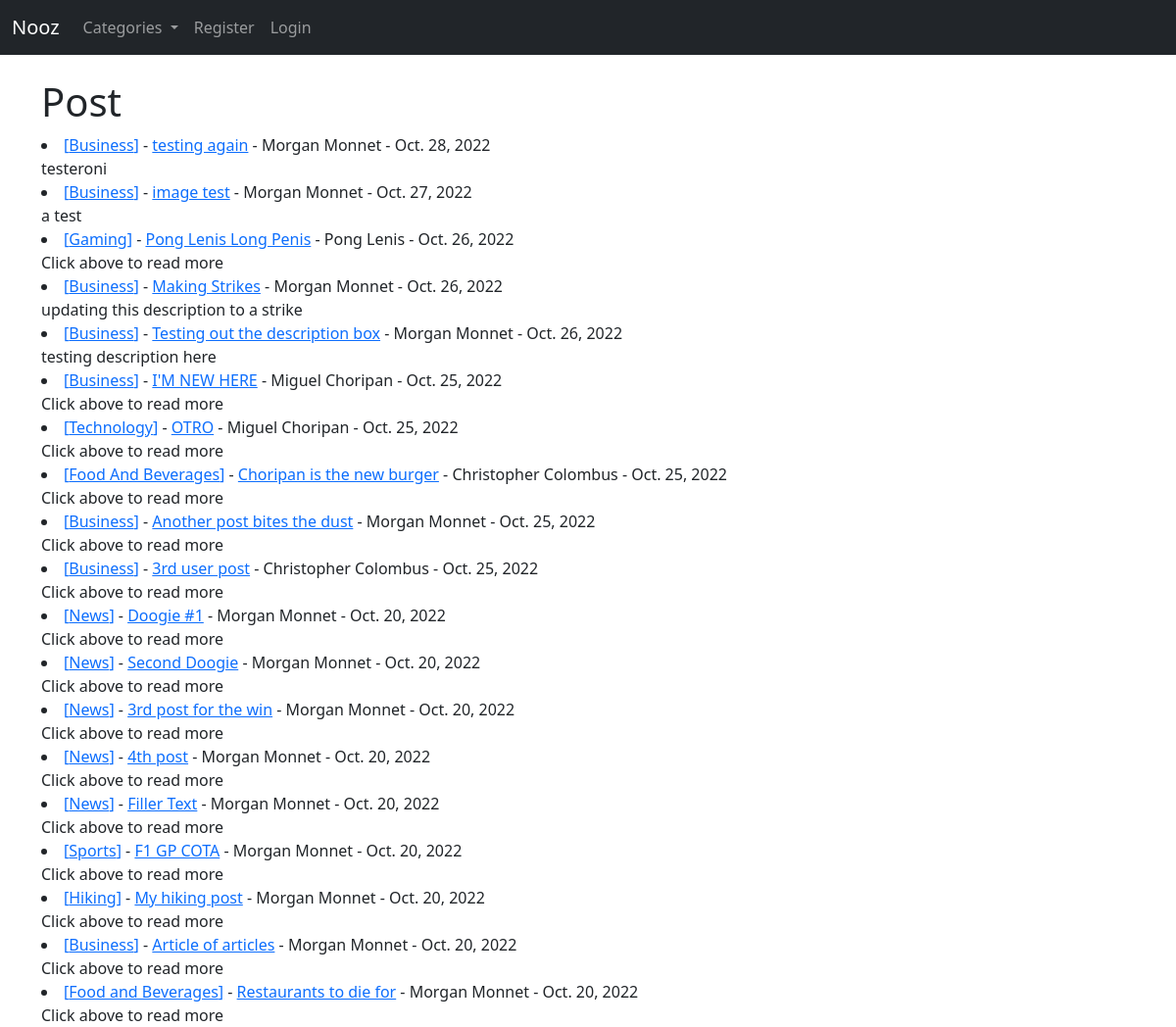
/, run on an earlier commit of the app's database.
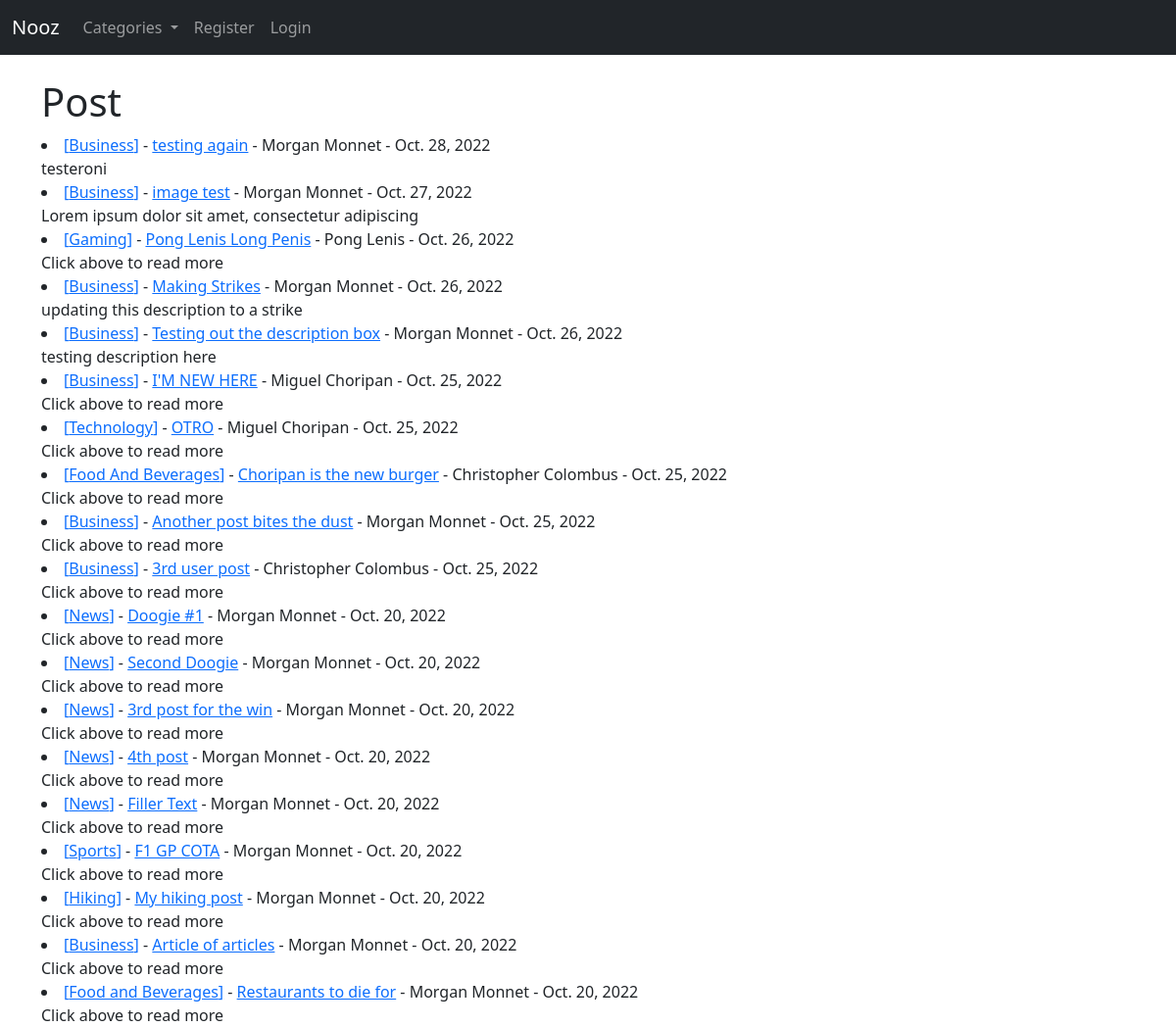
And on a later commit of the database.
### nooz2/models.py (models this page shows, shortened)
class Post(models.Model):
    title = models.CharField(max_length=255)
    title_tag = models.CharField(max_length=255)
    header_image = models.ImageField(null=True, blank=True, upload_to="images/")
    description = models.CharField(max_length=50)
    author = models.ForeignKey(User, on_delete=models.CASCADE)
    body = RichTextField(blank=True, null=True)
    timestamp = models.DateField(auto_now_add=True)
    category = models.CharField(max_length=255, default='News')
    likes = models.ManyToManyField(User, related_name='post_user')

### nooz2/views.py (the view)
# urls.py: path('', HomeView.as_view(), name="home"),
class HomeView(ListView):
    model = Post
    template_name = 'home.html'
    ordering = ['-timestamp']
    def get_context_data(self, *args, **kwargs):
        category_menu = Category.objects.all()
        context = super(HomeView, self).get_context_data(*args, **kwargs)
        context ["category_menu"] = category_menu
        return context

### nooz2/models.py (called while the page is built)
    def __str__(self):
        return self.name

### templates/home.html (shortened to what this page needs)
{% extends 'base.html' %}
{% block content %}
<h1>Post</h1>
{% for post in object_list %}
   <li><a href="{% url 'category' post.category|slugify|title %}">[{{ post.category }}]</a> - <a href="{% url 'post-detail' post.pk %}">{{ post.title}}</a> -
    {{ post.author.first_name }}
    {{ post.author.last_name }} -
    {{ post.timestamp }}
<br/>
    {{ post.description }}
</li>
{% endfor %}
{% endblock %}

What changed in the data, as far as the page shows it:
changed Post "image test": description "a test" → "Lorem ipsum dolor sit amet, consectetur adipiscing"
